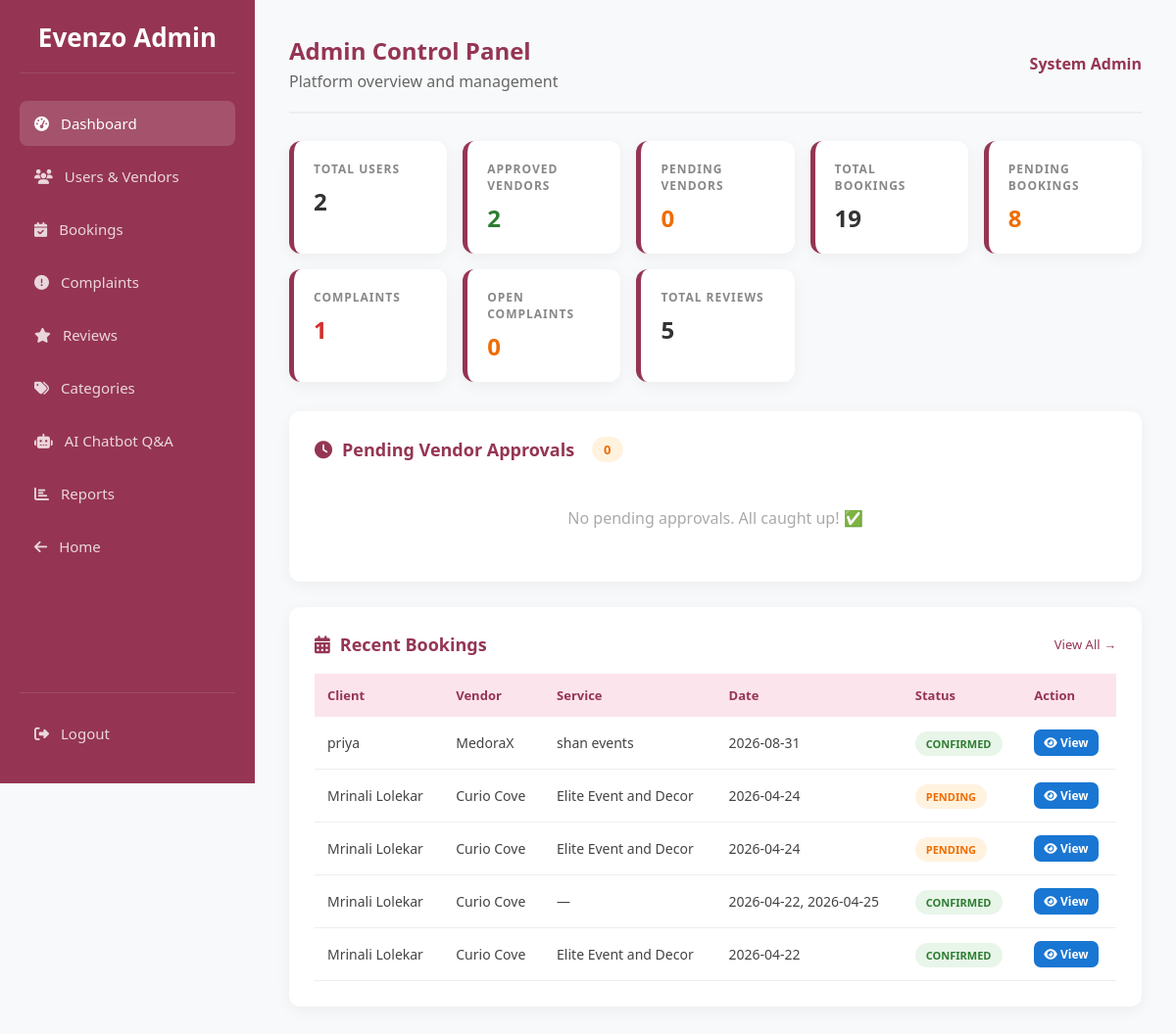
The app's page /admin_dashboard (signed in), older data.
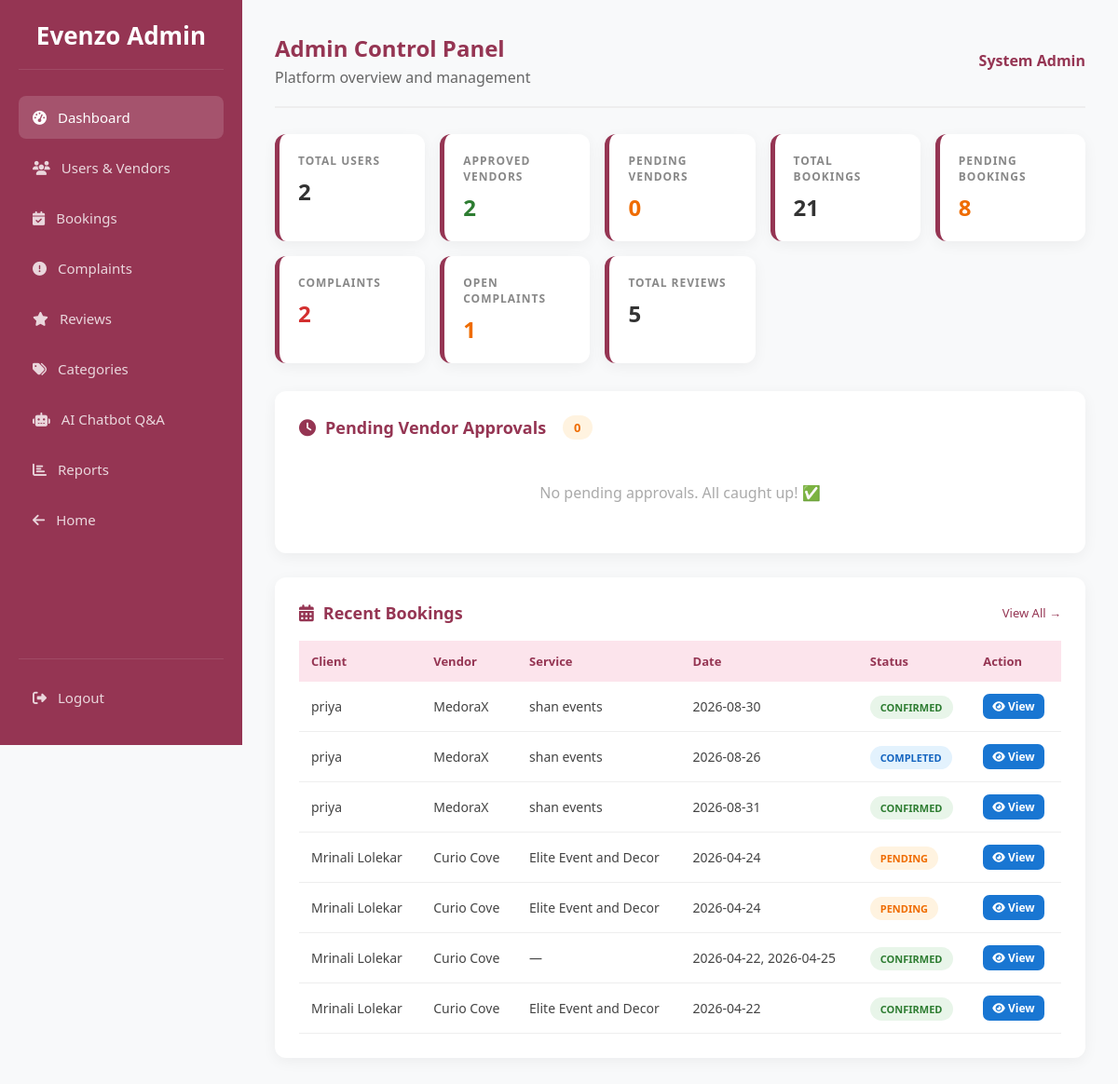
The same page, newer data.
### tables this page shows
CREATE TABLE bookings (
            id INTEGER PRIMARY KEY AUTOINCREMENT,
            client_id INTEGER NOT NULL,
            manager_id INTEGER NOT NULL,
            service_id INTEGER,
            event_date DATE NOT NULL,
            status TEXT DEFAULT 'pending', -- pending, confirmed, rejected
            total_amount REAL,
            payment_status TEXT DEFAULT 'unpaid',
            created_at TIMESTAMP DEFAULT CURRENT_TIMESTAMP, client_phone TEXT, client_message TEXT, selected_package TEXT, event_location TEXT, cancelled_by TEXT, cancel_reason TEXT, transaction_id TEXT, receipt_number TEXT,
            FOREIGN KEY (client_id) REFERENCES users (id),
            FOREIGN KEY (manager_id) REFERENCES users (id),
            FOREIGN KEY (service_id) REFERENCES services (id)
        );

CREATE TABLE users (
            id INTEGER PRIMARY KEY AUTOINCREMENT,
            full_name TEXT NOT NULL,
            email TEXT UNIQUE NOT NULL,
            password TEXT NOT NULL,
            role TEXT CHECK(role IN ('user', 'admin', 'eventmanager')) NOT NULL,
            is_approved INTEGER DEFAULT 0, -- 0=Pending, 1=Approved by Admin
            created_at TIMESTAMP DEFAULT CURRENT_TIMESTAMP
        , reset_otp TEXT, is_active INTEGER DEFAULT 1);

CREATE TABLE manager_profiles (
            id INTEGER PRIMARY KEY AUTOINCREMENT,
            user_id INTEGER NOT NULL,
            business_name TEXT NOT NULL,
            phone TEXT NOT NULL,
            license_path TEXT, -- Path to uploaded JPEG/PDF license
            bio TEXT,
            base_price REAL DEFAULT 0.0,
            rating REAL DEFAULT 0.0, profile_pic TEXT, location TEXT, -- For the "Ratings/Reviews system"
            FOREIGN KEY (user_id) REFERENCES users (id) ON DELETE CASCADE
        );

CREATE TABLE services (
                id INTEGER PRIMARY KEY AUTOINCREMENT,
                manager_id INTEGER NOT NULL,
                category TEXT,
                service_name TEXT NOT NULL,
                service_location TEXT,       
                services_offered TEXT,       
                experience_years INTEGER,    
                pricing TEXT,                
                images TEXT,                 
                description TEXT, unavailable_dates TEXT, pkg_basic_name TEXT DEFAULT 'Basic (Silver)', pkg_basic_price REAL DEFAULT 0.0, pkg_basic_desc TEXT, pkg_premium_name TEXT DEFAULT 'Premium (Gold)', pkg_premium_price REAL DEFAULT 0.0, pkg_premium_desc TEXT, pkg_luxury_name TEXT DEFAULT 'Luxury (Platinum)', pkg_luxury_price REAL DEFAULT 0.0, pkg_luxury_desc TEXT, package_tier TEXT DEFAULT 'Standard', is_active INTEGER DEFAULT 1,
                FOREIGN KEY (manager_id) REFERENCES users (id) ON DELETE CASCADE
            );

### app.py (the view)
@app.route('/admin_dashboard')
def admin_dashboard():
    if 'user_id' not in session or session['role'] != 'admin':
        return redirect(url_for('index'))
    conn = get_db_connection()
    pending_managers = conn.execute('''
        SELECT u.id, u.full_name, u.email, u.created_at,
               m.business_name, m.phone, m.license_path
        FROM users u JOIN manager_profiles m ON u.id = m.user_id
        WHERE u.role='eventmanager' AND u.is_approved=0
        ORDER BY u.created_at DESC
    ''').fetchall()
    stats = {}
    stats['total_users']      = conn.execute("SELECT COUNT(*) FROM users WHERE role='user'").fetchone()[0]
    stats['total_vendors']    = conn.execute("SELECT COUNT(*) FROM users WHERE role='eventmanager' AND is_approved=1").fetchone()[0]
    stats['pending_vendors']  = conn.execute("SELECT COUNT(*) FROM users WHERE role='eventmanager' AND is_approved=0").fetchone()[0]
    stats['total_bookings']   = conn.execute("SELECT COUNT(*) FROM bookings").fetchone()[0]
    stats['pending_bookings'] = conn.execute("SELECT COUNT(*) FROM bookings WHERE status='pending'").fetchone()[0]
    stats['confirmed_bookings']= conn.execute("SELECT COUNT(*) FROM bookings WHERE status='confirmed'").fetchone()[0]
    stats['completed_bookings']= conn.execute("SELECT COUNT(*) FROM bookings WHERE status='completed'").fetchone()[0]
    stats['total_complaints'] = conn.execute("SELECT COUNT(*) FROM complaints").fetchone()[0]
    stats['pending_complaints']= conn.execute("SELECT COUNT(*) FROM complaints WHERE status='pending'").fetchone()[0]
    stats['total_reviews']    = conn.execute("SELECT COUNT(*) FROM reviews").fetchone()[0]
    recent_bookings = conn.execute('''
        SELECT b.*, u.full_name as client_name, m.business_name, s.service_name
        FROM bookings b
        JOIN users u ON b.client_id=u.id
        JOIN manager_profiles m ON b.manager_id=m.user_id
        LEFT JOIN services s ON b.service_id=s.id
        ORDER BY b.created_at DESC LIMIT 10
    ''').fetchall()
    notifs = conn.execute(
        "SELECT * FROM notifications WHERE user_id=? ORDER BY created_at DESC LIMIT 20",
        (session['user_id'],)
    ).fetchall()
    unread_count = sum(1 for n in notifs if not n['is_read'])
    conn.close()
    return render_template('admin_dashboard.html',
        pending_managers=pending_managers, stats=stats,
        recent_bookings=recent_bookings,
        notifications=notifs, unread_count=unread_count)

### app.py (called while the page is built)
def get_db_connection():
    conn = sqlite3.connect('database.db', timeout=10)
    conn.row_factory = sqlite3.Row
    conn.execute("PRAGMA foreign_keys = ON")
    return conn

### frontend/templates/admin_dashboard.html (shortened to what the changed rows need)
<!DOCTYPE html>
<html lang="en">
<head>
<link rel="stylesheet" href="https://cdnjs.cloudflare.com/ajax/libs/font-awesome/6.4.0/css/all.min.css">
</head>
<body>
<div class="main">
  <div class="topbar">
    <div class="welcome"><h1>Admin Control Panel</h1><p>Platform overview and management</p></div>
  </div>
  <div class="stats">
    <div class="stat-card" onclick="location.href='{{ url_for('admin_bookings') }}'">
      <h3>Total Bookings</h3><div class="val">{{ stats.total_bookings }}</div>
    </div>
    <div class="stat-card" onclick="location.href='{{ url_for('admin_complaints') }}'">
      <h3>Complaints</h3><div class="val" style="color:#d32f2f">{{ stats.total_complaints }}</div>
    </div>
    <div class="stat-card" onclick="location.href='{{ url_for('admin_complaints') }}?status=pending'">
      <h3>Open Complaints</h3><div class="val" style="color:#ef6c00">{{ stats.pending_complaints }}</div>
    </div>
  </div>
  <div class="card">
    <h2><i class="fas fa-clock"></i> Pending Vendor Approvals
      <span style="background:#fff3e0;color:#ef6c00;padding:4px 12px;border-radius:20px;font-size:13px;font-weight:bold;margin-left:8px">{{ pending_managers|length }}</span>
    </h2>
  </div>
  <div class="card">
    <h2><i class="fas fa-calendar-alt"></i> Recent Bookings <a href="{{ url_for('admin_bookings') }}" style="font-size:13px;color:var(--primary);text-decoration:none;margin-left:auto;font-weight:normal">View All →</a></h2>
    {% if recent_bookings %}
    <div style="overflow-x:auto">
    <table><thead><tr><th>Client</th><th>Vendor</th><th>Service</th><th>Date</th><th>Status</th><th>Action</th></tr></thead><tbody>
    {% for b in recent_bookings %}
    <tr>
      <td>{{ b.client_name }}</td>
      <td>{{ b.business_name }}</td>
      <td>{{ b.service_name or '—' }}</td>
      <td>{{ b.event_date }}</td>
      <td><span class="badge badge-{{ b.status }}">{{ b.status }}</span></td>
      <td><a href="{{ url_for('admin_view_booking', booking_id=b.id) }}" class="btn btn-view btn-sm"><i class="fas fa-eye"></i> View</a></td>
    </tr>
    {% endfor %}
    </tbody></table></div>
    {% else %}
    <p style="text-align:center;color:#aaa;padding:28px">No bookings yet.</p>
    {% endif %}
  </div>
</div>
</body>
</html>

Row changes from the older to the newer data that the page shows:
added bookings: client_name "priya", business_name "MedoraX", service_name "shan events", event_date "2026-08-30", status "CONFIRMED"
added bookings: client_name "priya", business_name "MedoraX", service_name "shan events", event_date "2026-08-26", status "COMPLETED"
Text that changed along with them:
{{ stats.total_bookings }}: "19" → "21"
{{ stats.total_complaints }}: "1" → "2"
{{ stats.pending_complaints }}: "0" → "1"
